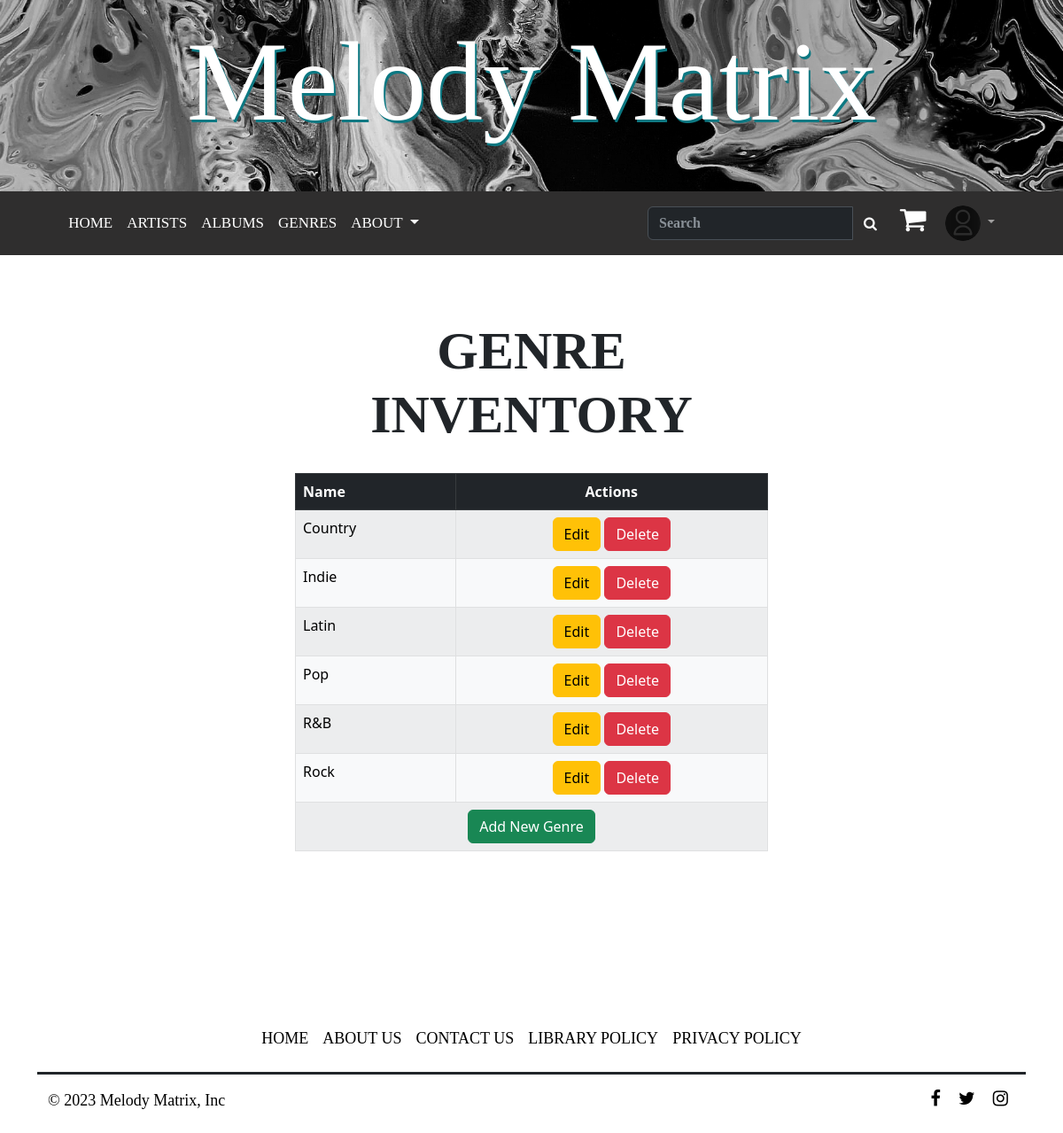
The page /genre_inventory/ (signed in) on the database its author committed.
### user_management/profile.py (models this page shows, shortened)
class UserProfile(models.Model):
    user = models.OneToOneField(get_user_model(), on_delete=models.CASCADE, unique=True, related_name='userprofile')
    image = models.ImageField(default='default_image/Defaut.png', upload_to='profile_pics')
    address = models.CharField(max_length=400, null=True)
    city = models.CharField(max_length=200, null=True)
    state = models.CharField(max_length=100, null=True)
    zip_code = models.CharField(max_length=10, null=True)
    library_card_number = models.CharField(max_length=12, null=True, unique=True)

### MelodyMatrix/models.py (models this page shows, shortened)
class Genre(models.Model):
    name = models.CharField(max_length=200, help_text='Enter an album genre (e.g., Country)')
    image = models.ImageField(upload_to='genre_images/', null=True, blank=True, )

### MelodyMatrix/views.py (the view)
# urls.py: path('genre_inventory/', genre_inventory, name='genre_inventory'),
def genre_inventory(request):
    sort_param = request.GET.get('sort', 'name')
    if sort_param == 'name':
        genres = Genre.objects.all().annotate(lower_name=Func(F('name'), function='LOWER', output_field=CharField())).order_by('lower_name')
    elif sort_param == '-name':
        genres = Genre.objects.all().annotate(lower_name=Func(F('name'), function='LOWER', output_field=CharField())).order_by('-lower_name')
    else:
        genres = Genre.objects.all()
    return render(request, 'MelodyMatrix/genre_inventory.html', {'genres': genres})

### MelodyMatrix/templates/MelodyMatrix/genre_inventory.html (shortened to what this page needs)
{% extends "MelodyMatrix/base.html" %}
{% block content %}
    <div class="container mt-5">
        <div class="row justify-content-center">
            <div class="col-md-6">
                <h1 class="text-center text-uppercase" style="font-family:'Sitka Text'; font-size: 60px; font-weight: bold ">Genre Inventory</h1>
                {% if genres %}
                    <table class="table table-bordered table-light table-striped table-hover">
                        <thead>
                            <tr class="table-dark">
                                <th>Name</th>
                                <th class="text-center">Actions</th>
                            </tr>
                        </thead>
                        <tbody>
                            {% for genre in genres %}
                                <tr>
                                    <td>{{ genre.name }}</td>
                                    <td class="text-center">
                                        <a href="{% url 'edit_genre' pk=genre.pk %}" class="btn btn-warning">Edit</a>
                                        <a href="{% url 'delete_genre' pk=genre.pk %}" class="btn btn-danger" onclick="return confirm('Are you sure you want to delete {{ genre.name }}?')">Delete</a>
                                    </td>
                                </tr>
                            {% endfor %}
                            <tr>
                                <td colspan="2" class="text-center">
                                    <a href="{% url 'add_genre' %}" class="btn btn-success">Add New Genre</a>
                                </td>
                            </tr>
                        </tbody>
                    </table>
                {% else %}
                    <p>There are no genres in the inventory.</p>
                {% endif %}
            </div>
        </div>
    </div>
{% endblock %}

### MelodyMatrix/templates/MelodyMatrix/base.html (shortened to what this page needs)
{% load static %}
<!DOCTYPE html>
<html lang="en">
<head>
    <link rel="stylesheet" href="https://cdnjs.cloudflare.com/ajax/libs/font-awesome/4.7.0/css/font-awesome.min.css"/>
    <link href="https://cdn.jsdelivr.net/npm/bootstrap@5.3.0-alpha1/dist/css/bootstrap.min.css" rel="stylesheet"
>
</head>
<body>
    <h1 class="display-1 text-center text-bg-dark p-3" style="margin-bottom: 0; background-image: url('/media/h1_banner/acrylic.jpg'); background-size: cover; color: white; padding: 20px; text-align: center; font-family: Magneto;">
        <a href="{% url 'index' %}" style=" font-family: Magneto; font-size: 8rem; text-shadow: 2px 3px 0px #0c7882; text-decoration: none; color: inherit;">Melody Matrix</a>
    </h1>
    <nav class="navbar navbar-expand-lg" data-bs-theme="dark" style="background-color: #2F2E2E;margin-bottom: 0;">
        <div class="container-fluid">
            <div class="collapse navbar-collapse justify-content-center"  id="navbarSupportedContent">
                <ul class="navbar-nav mb-2 mb-lg-0">
                    <li class="nav-item"><a class="nav-link " style="font-family:'Sitka Text'; font-size: 17px; color: white;" aria-current="true" href="{% url 'index' %}">HOME</a></li>
                    <li class="nav-item"><a class="nav-link " style="font-family:'Sitka Text'; font-size: 17px; color: white;" href="{% url 'artist_list' %}">ARTISTS</a></li>
                    <li class="nav-item"><a class="nav-link " style="font-family:'Sitka Text'; font-size: 17px; color: white;" href="{% url 'album_list' %}">ALBUMS</a></li>
                    <li class="nav-item"><a class="nav-link " style="font-family:'Sitka Text'; font-size: 17px; color: white;" href="{% url 'all_genres' %}">GENRES</a></li>
                    <li class="nav-item dropdown">
                        <a class="nav-link dropdown-toggle text-white text-lg" style="font-family:'Sitka Text'; font-size: 17px; color: white;" role="button" data-bs-toggle="dropdown" aria-expanded="false"> ABOUT </a>
                    </li>
                </ul>
                <form class="d-flex" action="{% url 'search' %}" method="get">
                    <div class="input-group">
                        <input class="form-control" type="search" placeholder="Search" aria-label="Search" name="query" style="color: black; font-weight: bold; font-family:'Sitka Text';">
                        <div class="input-group-append">
                            <button class="btn btn-outline-white" style="color: white">
                                <i class="fa fa-search"></i>
                            </button>
                        </div>
                    </div>
                </form>
                <ul class="nav navbar-nav ml-auto">
                    {% if user.is_authenticated %}
                        <li class="nav-item">
                            <a class="nav-link" href="{% url 'view_cart' %}" style="color: white; text-decoration: none; display: flex; align-items: center;">
                                <i class="fa fa-shopping-cart" style="font-size: 32px; margin-right: 5px;"></i>
                            </a>
                        </li>
                        <li class="nav-item dropdown ">
                            <a class="nav-link dropdown-toggle" href="#" role="button" data-bs-toggle="dropdown" aria-expanded="true">
                                <img src="{{ user.userprofile.image.url }}" width="40" height="40" class="rounded-circle">
                            </a>
                        </li>
                    {% endif %}
                </ul>
            </div>
        </div>
    </nav>
    <div class="container">
        <br/>
        {% block content %}
        {% endblock %}
    </div>
<div class="container">
    <footer class="py-3 my-4">
        <ul class="nav justify-content-center pb-3 mb-3" style="border-bottom: solid;">
            <li class="nav-item" style="font-family:'Sitka Text'; font-size: 18px;"><a href="{% url 'index' %}" class="nav-link px-2 text-black">HOME</a></li>
            <li class="nav-item" style="font-family:'Sitka Text'; font-size: 18px;"><a href="{% url 'about_us' %}" class="nav-link px-2 text-black"> ABOUT US</a></li>
            <li class="nav-item" style="font-family:'Sitka Text'; font-size: 18px;"><a href="{% url 'contact_us' %}" class="nav-link px-2 text-black"> CONTACT US</a></li>
            <li class="nav-item" style="font-family:'Sitka Text'; font-size: 18px;"><a href="{% url 'library_policies' %}" class="nav-link px-2 text-black"> LIBRARY POLICY</a></li>
            <li class="nav-item" style="font-family:'Sitka Text'; font-size: 18px;"><a href="{% url 'privacy_policy' %}" class="nav-link px-2 text-black"> PRIVACY POLICY</a></li>
        </ul>
        <div class="container">
            <div class="row">
                <div class="col-md-8 col-sm-6 col-xs-12">
                    <p class="text-left text-black" style="font-family:'Sitka Text'; font-size: 18px;">&copy; 2023 Melody Matrix, Inc </p>
                </div>
                <div class="col-md-4 col-sm-6 col-xs-12">
                    <ul class="social icons" style="text-align: right; padding-left:0; margin-bottom:0; list-style:none;">
                        <a class="facebook" href="#"><i class="fa fa-facebook px-2 text-black" style="font-size: 20px;"></i></a>
                        <a class="twitter" href="#"><i class="fa fa-twitter px-2 text-black" style="font-size: 20px;"></i></a>
                        <a class="instagram" href="#"><i class="fa fa-instagram px-2 text-black" style="font-size: 20px;"></i></a>
                    </ul>
                </div>
            </div>
        </div>
    </footer>
</div>
</body>
</html>

### rows shown on the page
Genre: name "Country"
Genre: name "Indie"
Genre: name "Latin"
Genre: name "Pop"
Genre: name "R&B"
Genre: name "Rock"
